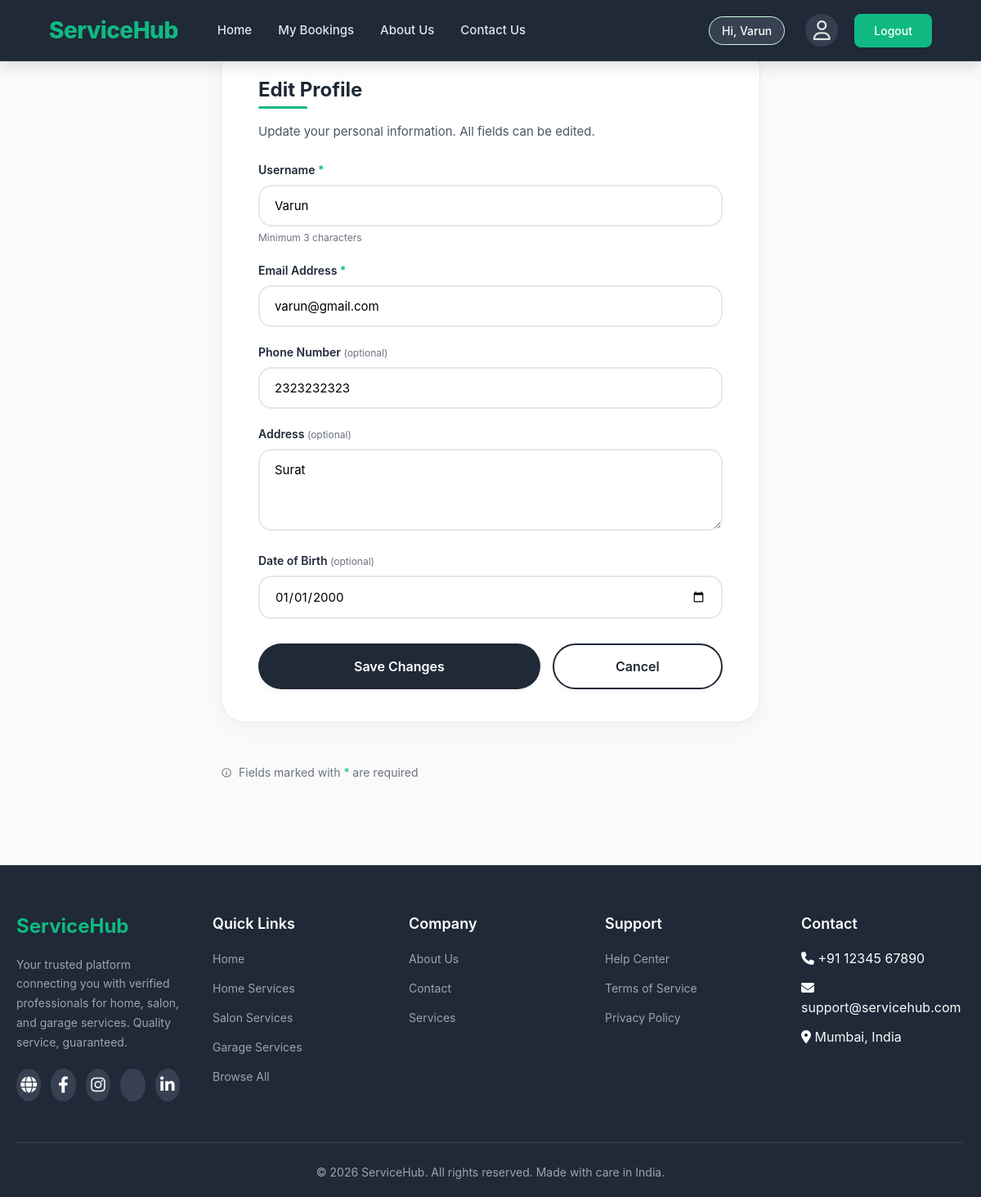
Screenshot of /edit-profile.php (signed in) with the database file from the repository.
### tables this page shows
CREATE TABLE `users` (
  `user_id` int(11) NOT NULL,
  `user_name` varchar(100) NOT NULL,
  `password` varchar(255) NOT NULL,
  `user_email_id` varchar(100) NOT NULL,
  `phone` varchar(20) DEFAULT NULL,
  `address` text DEFAULT NULL,
  `dob` date DEFAULT NULL,
  `role` enum('user','admin') NOT NULL DEFAULT 'user',
  `created_at` timestamp NOT NULL DEFAULT current_timestamp()
);

### edit-profile.php (the view, shortened to what this page needs)
<?php
include 'db_conn.php';
$user_id = $_SESSION['user_id'];
$user_data = [];
$sql = "SELECT user_name, user_email_id, phone, address, dob FROM users WHERE user_id = ?";
$stmt = $conn->prepare($sql);
$stmt->bind_param("i", $user_id);
$stmt->execute();
$result = $stmt->get_result();
if ($result->num_rows === 1) {
    $user_data = $result->fetch_assoc();
} else {
    header("Location: login.php");
    exit();
}
include 'header.php';
?>
<div class="profile-content" style="max-width: 700px;">
    <div class="profile-card">
        <h2 class="card-heading">Edit Profile</h2>
        <p style="color: var(--text-medium); margin-bottom: 25px; font-size: 15px;">
            Update your personal information. All fields can be edited.
        </p>
        <form method="POST" action="<?php echo htmlspecialchars($_SERVER["PHP_SELF"]); ?>">
            <div class="form-group" style="margin-bottom: 20px;">
                <label for="username" style="display: block; margin-bottom: 8px; font-weight: 600; color: var(--accent-color);">
                    Username <span style="color: var(--secondary-color);">*</span>
                </label>
                <input type="text"
                       id="username"
                       name="username"
                       class="form-control"
                       style="width: 100%; padding: 14px 18px; border: 2px solid var(--border-light); border-radius: 16px; font-size: 15px; transition: all 0.3s ease;"
                       value="<?php echo htmlspecialchars($user_data['user_name']); ?>"
                       required>
                <small style="color: var(--text-light); font-size: 12px; margin-top: 5px; display: block;">
                    Minimum 3 characters
                </small>
            </div>
            <div class="form-group" style="margin-bottom: 20px;">
                <label for="email" style="display: block; margin-bottom: 8px; font-weight: 600; color: var(--accent-color);">
                    Email Address <span style="color: var(--secondary-color);">*</span>
                </label>
                <input type="email"
                       id="email"
                       name="email"
                       class="form-control"
                       style="width: 100%; padding: 14px 18px; border: 2px solid var(--border-light); border-radius: 16px; font-size: 15px; transition: all 0.3s ease;"
                       value="<?php echo htmlspecialchars($user_data['user_email_id']); ?>"
                       required>
            </div>
            <div class="form-group" style="margin-bottom: 20px;">
                <label for="phone" style="display: block; margin-bottom: 8px; font-weight: 600; color: var(--accent-color);">
                    Phone Number <span style="color: var(--text-light); font-size: 12px; font-weight: normal;">(optional)</span>
                </label>
                <input type="tel"
                       id="phone"
                       name="phone"
                       class="form-control"
                       style="width: 100%; padding: 14px 18px; border: 2px solid var(--border-light); border-radius: 16px; font-size: 15px; transition: all 0.3s ease;"
                       placeholder="e.g., +91 98765 43210"
                       value="<?php echo htmlspecialchars($user_data['phone'] ?? ''); ?>">
            </div>
            <div class="form-group" style="margin-bottom: 20px;">
                <label for="address" style="display: block; margin-bottom: 8px; font-weight: 600; color: var(--accent-color);">
                    Address <span style="color: var(--text-light); font-size: 12px; font-weight: normal;">(optional)</span>
                </label>
                <textarea id="address"
                          name="address"
                          class="form-control"
                          style="width: 100%; padding: 14px 18px; border: 2px solid var(--border-light); border-radius: 16px; font-size: 15px; transition: all 0.3s ease; min-height: 100px; resize: vertical;"
                          placeholder="Enter your full address"><?php echo htmlspecialchars($user_data['address'] ?? ''); ?></textarea>
            </div>
            <div class="form-group" style="margin-bottom: 30px;">
                <label for="dob" style="display: block; margin-bottom: 8px; font-weight: 600; color: var(--accent-color);">
                    Date of Birth <span style="color: var(--text-light); font-size: 12px; font-weight: normal;">(optional)</span>
                </label>
                <input type="date"
                       id="dob"
                       name="dob"
                       class="form-control"
                       style="width: 100%; padding: 14px 18px; border: 2px solid var(--border-light); border-radius: 16px; font-size: 15px; transition: all 0.3s ease;"
                       value="<?php echo htmlspecialchars($user_data['dob'] ?? ''); ?>">
            </div>
            <div style="display: flex; gap: 15px; margin-top: 30px;">
                <button type="submit" class="action-btn btn-edit" style="border: none; cursor: pointer; flex: 2;">
                    Save Changes
                </button>
                <a href="my-profile.php" class="action-btn btn-password" style="text-align: center; flex: 1;">
                    Cancel
                </a>
            </div>
        </form>
    </div>
    <p class="icon-inline" style="justify-content: center; color: var(--text-light); font-size: 14px; margin-top: 20px;">
        <svg class="icon-svg" viewBox="0 0 24 24" aria-hidden="true"><circle cx="12" cy="12" r="9"></circle><path d="M12 11v5"></path><path d="M12 8h.01"></path></svg>
        <span>Fields marked with <span style="color: var(--secondary-color);">*</span> are required</span>
    </p>
</div>
<?php include 'footer.php'; ?>

### rows the page displays
users: username "Varun", email "varun@gmail.com", phone "2323232323", address "Surat", dob "01/01/2000"

### other values shown
$_SESSION['username'] "Varun"
